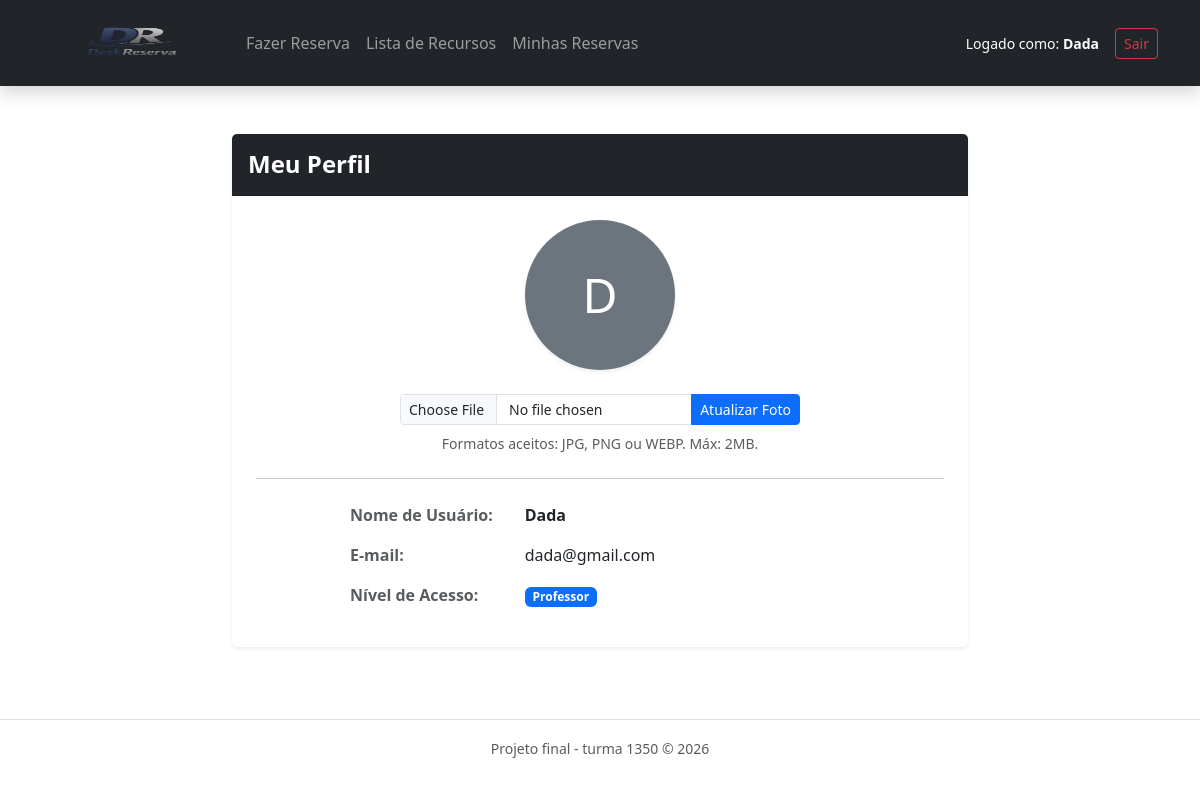
Page /index.php?route=profile (signed in) on the committed database.
### tables this page shows
CREATE TABLE `user` (
  `user_id` int(11) NOT NULL,
  `name` varchar(100) NOT NULL,
  `cpf` varchar(11) NOT NULL,
  `email` varchar(150) NOT NULL,
  `phone` varchar(20) DEFAULT NULL,
  `password` varchar(255) NOT NULL,
  `user_type` enum('usu','adm') DEFAULT 'usu',
  `reset_token` varchar(255) DEFAULT NULL,
  `reset_expires` datetime DEFAULT NULL,
  `created_at` timestamp NOT NULL DEFAULT current_timestamp()
);

### controllers/ProfileController.php (called while the page is built, shortened)
<?php
class ProfileController
{
    public function index()
    {
        $db = (new Database())->getConnection();
        $userModel = new User($db);
        $user = $userModel->getProfile($_SESSION['user']['id']);
        $msgPerfil = $_SESSION['msg_perfil'] ?? null;
        render_view('profile', [
            'user' => $user,
            'msgPerfil' => $msgPerfil
        ]);
    }
}

### classes/User.php (called while the page is built, shortened)
<?php
class User
{
    private $conn;
    public function __construct($db)
    {
        $this->conn = $db;
    }
    public function getProfile($userId)
    {
        $query = "
            SELECT u.name AS username, u.cpf, u.email, u.user_type, p.foto_perfil
            FROM user AS u
            LEFT JOIN perfil AS p ON u.user_id = p.user_id
            WHERE u.user_id = ?
        ";
        $stmt = $this->conn->prepare($query);
        $stmt->bind_param("i", $userId);
        $stmt->execute();
        $result = $stmt->get_result();
        $profile = $result->fetch_assoc();
        return $profile;
    }
}

### views/profile.php (the view, shortened to what this page needs)
<div class="container py-4">
    <div class="row justify-content-center">
        <div class="col-md-8">
            <div class="card shadow-sm border-0">
                <div class="card-header bg-dark text-white p-3">
                    <h4 class="mb-0 fw-bold">Meu Perfil</h4>
                </div>
                <div class="card-body p-4 text-center">
                    <div class="mb-4">
                        <?php if (!empty($user['photo'])): ?>
                            <img alt="Foto de Perfil" class="rounded-circle img-thumbnail shadow-sm" style="width: 150px; height: 150px; object-fit: cover;">
                        <?php else: ?>
                            <div class="d-inline-flex align-items-center justify-content-center bg-secondary text-white rounded-circle shadow-sm" style="width: 150px; height: 150px; font-size: 3rem;">
                                <?= strtoupper(substr($user['username'] ?? 'U', 0, 1)) ?>
                            </div>
                        <?php endif; ?>
                    </div>
                    <form action="<?= BASE_URL ?>/index.php?route=profile_uploadFoto" method="POST" enctype="multipart/form-data" class="mb-4 mx-auto" style="max-width: 400px;">
                        <div class="input-group input-group-sm mb-2">
                            <input type="file" name="imagem" class="form-control" id="inputFoto" required accept="image/*">
                            <button class="btn btn-primary" type="submit">Atualizar Foto</button>
                        </div>
                        <small class="text-muted d-block">Formatos aceitos: JPG, PNG ou WEBP. Máx: 2MB.</small>
                    </form>
                    <hr class="my-4">
                    <div class="text-start mx-auto" style="max-width: 500px;">
                        <div class="row mb-3">
                            <div class="col-sm-4 fw-semibold text-muted">Nome de Usuário:</div>
                            <div class="col-sm-8 text-dark fw-bold"><?= e($user['username']) ?></div>
                        </div>
                        <div class="row mb-3">
                            <div class="col-sm-4 fw-semibold text-muted">E-mail:</div>
                            <div class="col-sm-8 text-dark"><?= e($user['email']) ?></div>
                        </div>
                        <div class="row mb-3">
                            <div class="col-sm-4 fw-semibold text-muted">Nível de Acesso:</div>
                            <div class="col-sm-8">
                                <?php if (($user['user_type'] ?? '') === 'dire' || ($user['user_type'] ?? '') === 'adm'): ?>
                                    <span class="badge bg-danger">Diretoria / Administrador</span>
                                <?php else: ?>
                                    <span class="badge bg-primary">Professor</span>
                                <?php endif; ?>
                            </div>
                        </div>
                    </div>
                </div>
            </div>
        </div>
    </div>
</div>

### rows in the picture
user: name "D", name "Dada", email "dada@gmail.com"

### other values in the picture
$_SESSION['user']['name'] "Dada"
